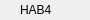
<?xml version="1.0" encoding="UTF-8"?>
<ui version="4.0">
 <class>HeatAbsorberWidget</class>
 <widget class="QWidget" name="HeatAbsorberWidget">
  <property name="geometry">
   <rect>
    <x>0</x>
    <y>0</y>
    <width>90</width>
    <height>20</height>
   </rect>
  </property>
  <property name="sizePolicy">
   <sizepolicy hsizetype="MinimumExpanding" vsizetype="Fixed">
    <horstretch>0</horstretch>
    <verstretch>0</verstretch>
   </sizepolicy>
  </property>
  <property name="minimumSize">
   <size>
    <width>90</width>
    <height>20</height>
   </size>
  </property>
  <property name="maximumSize">
   <size>
    <width>16777215</width>
    <height>20</height>
   </size>
  </property>
  <property name="windowTitle">
   <string>Form</string>
  </property>
  <layout class="QHBoxLayout" name="horizontalLayout" stretch="0,1">
   <property name="spacing">
    <number>4</number>
   </property>
   <property name="sizeConstraint">
    <enum>QLayout::SetMinimumSize</enum>
   </property>
   <property name="leftMargin">
    <number>0</number>
   </property>
   <property name="topMargin">
    <number>0</number>
   </property>
   <property name="rightMargin">
    <number>0</number>
   </property>
   <property name="bottomMargin">
    <number>0</number>
   </property>
   <item>
    <widget class="QESimpleShape" name="ledInterlock">
     <property name="sizePolicy">
      <sizepolicy hsizetype="Fixed" vsizetype="Fixed">
       <horstretch>0</horstretch>
       <verstretch>0</verstretch>
      </sizepolicy>
     </property>
     <property name="minimumSize">
      <size>
       <width>16</width>
       <height>20</height>
      </size>
     </property>
     <property name="maximumSize">
      <size>
       <width>16</width>
       <height>20</height>
      </size>
     </property>
     <property name="colour0" stdset="0">
      <color>
       <red>240</red>
       <green>5</green>
       <blue>5</blue>
      </color>
     </property>
     <property name="colour1" stdset="0">
      <color>
       <red>60</red>
       <green>20</green>
       <blue>20</blue>
      </color>
     </property>
    </widget>
   </item>
   <item>
    <widget class="QLabel" name="label">
     <property name="sizePolicy">
      <sizepolicy hsizetype="MinimumExpanding" vsizetype="Fixed">
       <horstretch>0</horstretch>
       <verstretch>0</verstretch>
      </sizepolicy>
     </property>
     <property name="minimumSize">
      <size>
       <width>70</width>
       <height>20</height>
      </size>
     </property>
     <property name="maximumSize">
      <size>
       <width>16777215</width>
       <height>20</height>
      </size>
     </property>
     <property name="text">
      <string>HAB4</string>
     </property>
    </widget>
   </item>
  </layout>
 </widget>
 <customwidgets>
  <customwidget>
   <class>QESimpleShape</class>
   <extends>QSimpleShape</extends>
   <header>QESimpleShape.h</header>
  </customwidget>
  <customwidget>
   <class>QSimpleShape</class>
   <extends>QWidget</extends>
   <header>QSimpleShape.h</header>
  </customwidget>
 </customwidgets>
 <resources/>
 <connections/>
</ui>
